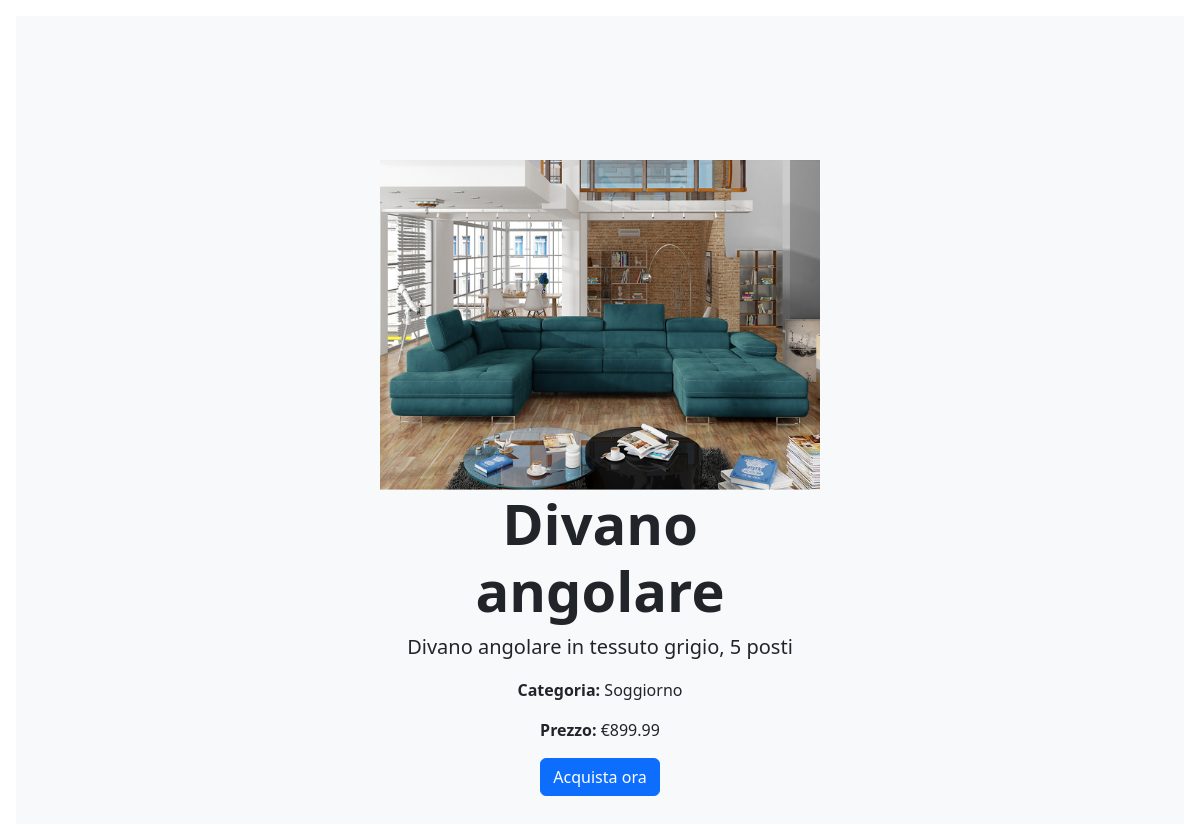
The app's page /dettaglio_prodotto.php?id=2 with its own data.
### tables this page shows
CREATE TABLE if NOT EXISTS prodotto(
ID INT PRIMARY KEY AUTO_INCREMENT,
nome VARCHAR(255) NOT NULL , 
descrizione VARCHAR(1000),
prezzo FLOAT NOT NULL ,
percorso_immagine VARCHAR(255),
ID_categoria INT,
FOREIGN KEY (ID_categoria) REFERENCES categoria(ID));

CREATE TABLE if NOT EXISTS categoria(
ID INT PRIMARY KEY AUTO_INCREMENT,
nome VARCHAR(255) NOT NULL,
descrizione VARCHAR(1000));

### dettaglio_prodotto.php (the view, shortened to what this page needs)
<!doctype html>
<html lang="en" data-bs-theme="auto">
<head>
  <link rel="stylesheet" href="https://cdn.jsdelivr.net/npm/@docsearch/css@3">
  <link href="assets/dist/css/bootstrap.min.css" rel="stylesheet">
  <link href="css/product.css" rel="stylesheet">
</head>
<body>
<main>
  <div class="position-relative overflow-hidden p-3 p-md-5 m-md-3 text-center bg-light">
    <?php
    include "connessione.php";
    $connessione = new mysqli($hostname, $username, $password, "ecommerce");
    $id_prodotto = isset($_GET['id']) ? $_GET['id'] : die('ID Prodotto non specificato.');
    $sql = "SELECT prodotto.ID, prodotto.nome AS nome_prodotto, prodotto.descrizione, prodotto.prezzo, categoria.nome AS nome_categoria, prodotto.percorso_immagine FROM prodotto INNER JOIN categoria ON prodotto.ID_categoria = categoria.ID WHERE prodotto.ID = ?";
    if ($stmt = $connessione->prepare($sql)) {
        $stmt->bind_param("i", $id_prodotto);
        $stmt->execute();
        $result = $stmt->get_result();
        if ($row = $result->fetch_assoc()) {
            echo '<div class="col-md-6 p-lg-5 mx-auto my-5">';
            echo '<img src="'.$row["percorso_immagine"].'" class="img-fluid" alt="Immagine Prodotto">';
            echo '<h1 class="display-4 fw-bold">'.$row["nome_prodotto"].'</h1>';
            echo '<p class="lead">'.$row["descrizione"].'</p>';
            echo '<p><strong>Categoria:</strong> '.$row["nome_categoria"].'</p>';
            echo '<p><strong>Prezzo:</strong> €'.$row["prezzo"].'</p>';
            echo '<a href="acquisto.php?id='.$row["ID"].'" class="btn btn-primary">Acquista ora</a>';
            echo '</div>';
        } else {
            echo "Prodotto non trovato.";
        }
    } else {
        echo "Errore nella preparazione della query.";
    }
    ?>
  </div>
</main>
</body>
</html>

### records on screen
prodotto: percorso_immagine (picture), nome "Divano angolare", descrizione "Divano angolare in tessuto grigio, 5 posti", ID_categoria.nome "Soggiorno", prezzo "899.99"
